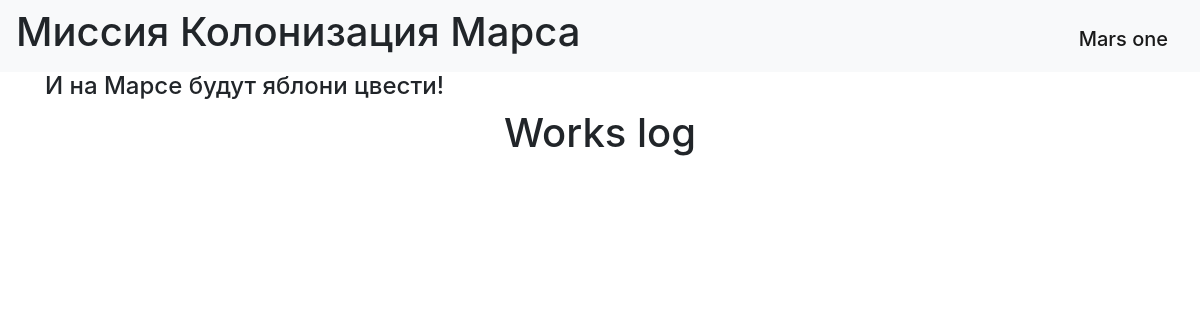
Before: / with the older database file.
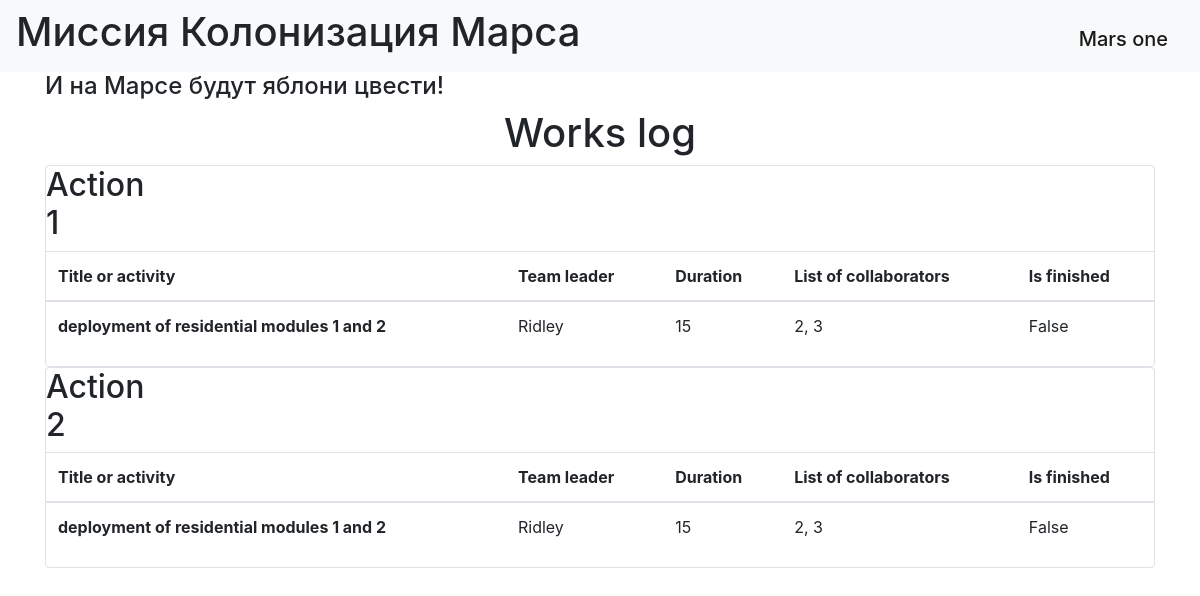
After: the same page with the newer database file.
### BD/data/jobs.py (models this page shows)
class Jobs(SqlAlchemyBase):
    __tablename__ = 'jobs'
    id = sqlalchemy.Column(sqlalchemy.Integer,
                           primary_key=True, autoincrement=True)
    team_leader = sqlalchemy.Column(sqlalchemy.Integer, sqlalchemy.ForeignKey("users.id"))
    job = sqlalchemy.Column(sqlalchemy.String, nullable=True)
    work_size = sqlalchemy.Column(sqlalchemy.Integer, nullable=True)
    collaborators = sqlalchemy.Column(sqlalchemy.String, nullable=True)
    start_date = sqlalchemy.Column(sqlalchemy.DateTime, default=datetime.datetime.now, nullable=True)
    end_data = sqlalchemy.Column(sqlalchemy.DateTime, default=datetime.datetime.now, nullable=True)
    is_finished = sqlalchemy.Column(sqlalchemy.BOOLEAN)
    user = orm.relationship('User')
    def __repr__(self):
        return f"{self.job}"

### BD/data/users.py (models this page shows, shortened)
class User(SqlAlchemyBase):
    __tablename__ = 'users'
    id = sqlalchemy.Column(sqlalchemy.Integer,
                           primary_key=True, autoincrement=True)
    surname = sqlalchemy.Column(sqlalchemy.String, nullable=True)
    name = sqlalchemy.Column(sqlalchemy.String, nullable=True)
    age = sqlalchemy.Column(sqlalchemy.Integer, nullable=True)
    position = sqlalchemy.Column(sqlalchemy.String, nullable=True)
    speciality = sqlalchemy.Column(sqlalchemy.String, nullable=True)
    address = sqlalchemy.Column(sqlalchemy.String, nullable=True)
    email = sqlalchemy.Column(sqlalchemy.String,
                              index=True, unique=True, nullable=True)
    hashed_password = sqlalchemy.Column(sqlalchemy.String, nullable=True)
    modified_date = sqlalchemy.Column(sqlalchemy.DateTime, default=datetime.datetime.now)
    jobs = orm.relationship("Jobs", back_populates='user')

### BD/main.py (the view)
@app.route("/")
def index():
    db_sess = db_session.create_session()
    jobs = db_sess.query(Jobs).all()
    print(jobs)
    return render_template("index.html", jobs=jobs)

### BD/data/db_session.py (called while the page is built)
def create_session() -> Session:
    global __factory
    return __factory()

### BD/templates/index.html
{% extends "base.html" %}
{% block content %}
<h1>Works log</h1>
{% for item in jobs%}
<div class="col-md6 border rounded">
    <h2>Action {{item.id}}</h2>
    <table class="table">
  <thead>
    <tr>
      <th scope="col">Title or activity</th>
      <th scope="col">Team leader</th>
      <th scope="col">Duration</th>
      <th scope="col">List of collaborators</th>
        <th scope="col">Is finished</th>
    </tr>
  </thead>
  <tbody>
    <tr>
      <th scope="row">{{item.job}}</th>
      <td>{{item.user.name}}</td>
      <td>{{item.work_size}}</td>
      <td>{{item.collaborators}}</td>
      <td>{{item.is_finished}}</td>
    </tr>
  </tbody>
</table>
</div>
{% endfor %}
{% endblock %}

### BD/templates/base.html (shortened to what this page needs)
<!doctype html>
<html lang="en">
<head>
    <link rel="stylesheet"
          href="https://stackpath.bootstrapcdn.com/bootstrap/4.4.1/css/bootstrap.min.css"
>
    <link href="static/css/style.css" rel="stylesheet" type="text/css" />
</head>
<body>
<header>
    <nav class="navbar navbar-light bg-light">
        <h1> Миссия Колонизация Марса <h1>
        <a class="navbar-brand" href="#"> Mars one </a>
    </nav>
</header>
<main role="main" class="container">
    <h4> И на Марсе будут яблони цвести! </h4>
    {% block content %}{% endblock %}
</main>
</body>
</html>

### static/css/style.css (style rules this page uses)
h1 { text-align: center; }
h2 { width: 5px; text-align: center; }
h2 { width: 5px; text-align: left; }

Changed rows visible on the page:
added Jobs: id "1", job "deployment of residential modules 1 and 2", user.name "Ridley", work_size "15", collaborators "2, 3", is_finished "False"
added Jobs: id "2", job "deployment of residential modules 1 and 2", user.name "Ridley", work_size "15", collaborators "2, 3", is_finished "False"
